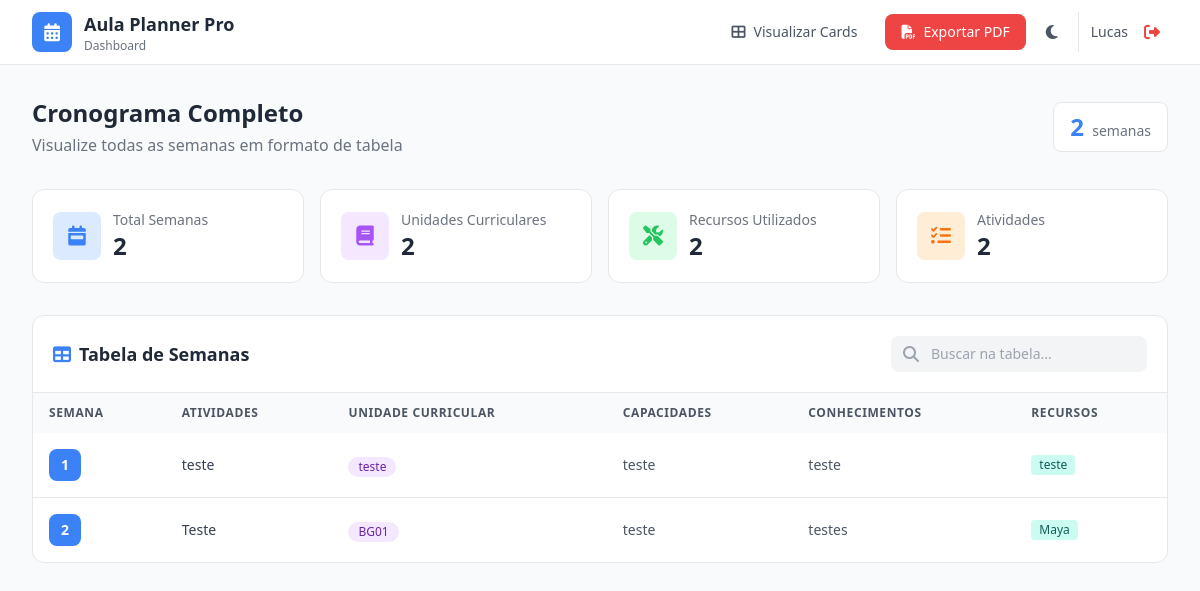
/dashboard (signed in), run on the app's committed database.
### models.py (models this page shows)
class Schedule(db.Model):
    __tablename__ = 'schedules'
    id = db.Column(db.Integer, primary_key=True)
    user_id = db.Column(db.Integer, db.ForeignKey('users.id'), nullable=False)
    semana = db.Column(db.Integer, nullable=False)
    atividades = db.Column(db.Text, default='')
    unidade_curricular = db.Column(db.String(200), default='')
    capacidades = db.Column(db.Text, default='')
    conhecimentos = db.Column(db.Text, default='')
    recursos = db.Column(db.String(500), default='')
    created_at = db.Column(db.DateTime, default=datetime.utcnow)
    def to_dict(self):
        return {
            'id': self.id,
            'semana': self.semana,
            'atividades': self.atividades,
            'unidadeCurricular': self.unidade_curricular,
            'capacidades': self.capacidades,
            'conhecimentos': self.conhecimentos,
            'recursos': self.recursos
        }

### app.py (the view)
@app.route("/dashboard")
@login_required
def dashboard():
    from models import Schedule
    user_id = session['user_id']
    schedules = Schedule.query.filter_by(user_id=user_id).order_by(Schedule.semana).all()
    weeks = [s.to_dict() for s in schedules]
    unidades = set()
    recursos_set = set()
    for s in schedules:
        if s.unidade_curricular:
            unidades.add(s.unidade_curricular)
        if s.recursos:
            for r in s.recursos.split(','):
                recursos_set.add(r.strip())
    return render_template("dashboard.html",
                          user=session,
                          weeks=weeks,
                          unidades=list(unidades),
                          recursos=list(recursos_set))

### app.py (called while the page is built)
def login_required(f):
    @wraps(f)
    def decorated_function(*args, **kwargs):
        if 'user_id' not in session:
            if request.headers.get('X-Requested-With') == 'XMLHttpRequest' or request.path.startswith('/api/'):
                return jsonify({"error": "Nao autorizado"}), 401
            return redirect(url_for('login'))
        return f(*args, **kwargs)
    return decorated_function

@app.after_request
def add_header(response):
    response.headers['Cache-Control'] = 'no-cache, no-store, must-revalidate'
    response.headers['Pragma'] = 'no-cache'
    response.headers['Expires'] = '0'
    return response

### templates/dashboard.html (shortened to what this page needs)
<!DOCTYPE html>
<html lang="pt-BR">
<head>
    <script src="https://cdn.tailwindcss.com"></script>
    <link rel="stylesheet" href="https://cdnjs.cloudflare.com/ajax/libs/font-awesome/6.4.0/css/all.min.css">
</head>
<body class="bg-gray-50 dark:bg-gray-900 min-h-screen transition-colors duration-200">
    <nav class="bg-white dark:bg-gray-800 border-b border-gray-200 dark:border-gray-700 sticky top-0 z-50">
        <div class="max-w-7xl mx-auto px-4 sm:px-6 lg:px-8">
            <div class="flex items-center justify-between h-16">
                <div class="flex items-center gap-4">
                    <div class="flex items-center gap-3">
                        <div class="w-10 h-10 bg-primary-500 rounded-lg flex items-center justify-center">
                            <i class="fas fa-calendar-alt text-white text-lg"></i>
                        </div>
                        <div>
                            <h1 class="text-lg font-bold text-gray-800 dark:text-white">Aula Planner Pro</h1>
                            <p class="text-xs text-gray-500 dark:text-gray-400">Dashboard</p>
                        </div>
                    </div>
                </div>
                <div class="flex items-center gap-3">
                    <a href="/" class="px-4 py-2 text-sm text-gray-600 dark:text-gray-300 hover:bg-gray-100 dark:hover:bg-gray-700 rounded-lg transition-colors flex items-center gap-2">
                        <i class="fas fa-th-large"></i>
                        <span class="hidden sm:inline">Visualizar Cards</span>
                    </a>
                    <a href="/api/export/pdf" class="px-4 py-2 text-sm bg-red-500 hover:bg-red-600 text-white rounded-lg transition-colors flex items-center gap-2">
                        <i class="fas fa-file-pdf"></i>
                        <span class="hidden sm:inline">Exportar PDF</span>
                    </a>
                    <button onclick="toggleTheme()" class="p-2 hover:bg-gray-100 dark:hover:bg-gray-700 rounded-lg">
                        <i class="fas fa-moon text-gray-600 dark:hidden"></i>
                    </button>
                    <div class="flex items-center gap-2 pl-3 border-l border-gray-200 dark:border-gray-700">
                        <span class="text-sm text-gray-600 dark:text-gray-300">{{ user.user_name }}</span>
                        <a href="/logout" class="p-2 text-red-500 hover:bg-red-50 dark:hover:bg-red-900/20 rounded-lg" title="Sair">
                            <i class="fas fa-sign-out-alt"></i>
                        </a>
                    </div>
                </div>
            </div>
        </div>
    </nav>
    <main class="max-w-7xl mx-auto px-4 sm:px-6 lg:px-8 py-8">
        <div class="mb-8">
            <div class="flex flex-col sm:flex-row sm:items-center sm:justify-between gap-4">
                <div>
                    <h2 class="text-2xl font-bold text-gray-800 dark:text-white">Cronograma Completo</h2>
                    <p class="text-gray-500 dark:text-gray-400 mt-1">Visualize todas as semanas em formato de tabela</p>
                </div>
                <div class="flex items-center gap-3">
                    <div class="bg-white dark:bg-gray-800 rounded-lg px-4 py-2 border border-gray-200 dark:border-gray-700">
                        <span class="text-2xl font-bold text-primary-500">{{ weeks|length }}</span>
                        <span class="text-sm text-gray-500 dark:text-gray-400 ml-1">semanas</span>
                    </div>
                </div>
            </div>
        </div>
        <div class="grid grid-cols-1 md:grid-cols-4 gap-4 mb-8">
            <div class="bg-white dark:bg-gray-800 rounded-xl p-5 border border-gray-200 dark:border-gray-700">
                <div class="flex items-center gap-3">
                    <div class="w-12 h-12 bg-blue-100 dark:bg-blue-900/30 rounded-lg flex items-center justify-center">
                        <i class="fas fa-calendar-week text-blue-500 text-xl"></i>
                    </div>
                    <div>
                        <p class="text-sm text-gray-500 dark:text-gray-400">Total Semanas</p>
                        <p class="text-2xl font-bold text-gray-800 dark:text-white">{{ weeks|length }}</p>
                    </div>
                </div>
            </div>
            <div class="bg-white dark:bg-gray-800 rounded-xl p-5 border border-gray-200 dark:border-gray-700">
                <div class="flex items-center gap-3">
                    <div class="w-12 h-12 bg-purple-100 dark:bg-purple-900/30 rounded-lg flex items-center justify-center">
                        <i class="fas fa-book text-purple-500 text-xl"></i>
                    </div>
                    <div>
                        <p class="text-sm text-gray-500 dark:text-gray-400">Unidades Curriculares</p>
                        <p class="text-2xl font-bold text-gray-800 dark:text-white">{{ unidades|length }}</p>
                    </div>
                </div>
            </div>
            <div class="bg-white dark:bg-gray-800 rounded-xl p-5 border border-gray-200 dark:border-gray-700">
                <div class="flex items-center gap-3">
                    <div class="w-12 h-12 bg-green-100 dark:bg-green-900/30 rounded-lg flex items-center justify-center">
                        <i class="fas fa-tools text-green-500 text-xl"></i>
                    </div>
                    <div>
                        <p class="text-sm text-gray-500 dark:text-gray-400">Recursos Utilizados</p>
                        <p class="text-2xl font-bold text-gray-800 dark:text-white">{{ recursos|length }}</p>
                    </div>
                </div>
            </div>
            <div class="bg-white dark:bg-gray-800 rounded-xl p-5 border border-gray-200 dark:border-gray-700">
                <div class="flex items-center gap-3">
                    <div class="w-12 h-12 bg-orange-100 dark:bg-orange-900/30 rounded-lg flex items-center justify-center">
                        <i class="fas fa-tasks text-orange-500 text-xl"></i>
                    </div>
                    <div>
                        <p class="text-sm text-gray-500 dark:text-gray-400">Atividades</p>
                        <p class="text-2xl font-bold text-gray-800 dark:text-white">{{ weeks|length }}</p>
                    </div>
                </div>
            </div>
        </div>
        <div class="bg-white dark:bg-gray-800 rounded-xl border border-gray-200 dark:border-gray-700 overflow-hidden">
            <div class="p-5 border-b border-gray-200 dark:border-gray-700">
                <div class="flex flex-col sm:flex-row sm:items-center sm:justify-between gap-4">
                    <h3 class="text-lg font-semibold text-gray-800 dark:text-white flex items-center gap-2">
                        <i class="fas fa-table text-primary-500"></i>
                        Tabela de Semanas
                    </h3>
                    <div class="relative">
                        <i class="fas fa-search absolute left-3 top-1/2 -translate-y-1/2 text-gray-400"></i>
                        <input type="text" id="searchTable" placeholder="Buscar na tabela..."
                            class="pl-10 pr-4 py-2 text-sm bg-gray-100 dark:bg-gray-700 border-0 rounded-lg focus:ring-2 focus:ring-primary-500 dark:text-white placeholder-gray-400 w-64">
                    </div>
                </div>
            </div>
            <div class="table-container overflow-x-auto">
                <table class="w-full">
                    <thead>
                        <tr class="bg-gray-50 dark:bg-gray-700/50">
                            <th class="px-4 py-3 text-left text-xs font-semibold text-gray-600 dark:text-gray-300 uppercase tracking-wider whitespace-nowrap">Semana</th>
                            <th class="px-4 py-3 text-left text-xs font-semibold text-gray-600 dark:text-gray-300 uppercase tracking-wider">Atividades</th>
                            <th class="px-4 py-3 text-left text-xs font-semibold text-gray-600 dark:text-gray-300 uppercase tracking-wider whitespace-nowrap">Unidade Curricular</th>
                            <th class="px-4 py-3 text-left text-xs font-semibold text-gray-600 dark:text-gray-300 uppercase tracking-wider">Capacidades</th>
                            <th class="px-4 py-3 text-left text-xs font-semibold text-gray-600 dark:text-gray-300 uppercase tracking-wider">Conhecimentos</th>
                            <th class="px-4 py-3 text-left text-xs font-semibold text-gray-600 dark:text-gray-300 uppercase tracking-wider whitespace-nowrap">Recursos</th>
                        </tr>
                    </thead>
                    <tbody class="divide-y divide-gray-200 dark:divide-gray-700">
                        {% for week in weeks %}
                        <tr class="hover:bg-gray-50 dark:hover:bg-gray-700/30 transition-colors">
                            <td class="px-4 py-4 whitespace-nowrap">
                                <div class="flex items-center gap-2">
                                    <div class="w-8 h-8 bg-primary-500 rounded-lg flex items-center justify-center">
                                        <span class="text-sm font-bold text-white">{{ week.semana }}</span>
                                    </div>
                                </div>
                            </td>
                            <td class="px-4 py-4">
                                <p class="text-sm text-gray-700 dark:text-gray-300 max-w-xs">{{ week.atividades }}</p>
                            </td>
                            <td class="px-4 py-4 whitespace-nowrap">
                                <span class="inline-flex items-center px-2.5 py-0.5 rounded-full text-xs font-medium bg-purple-100 text-purple-800 dark:bg-purple-900/30 dark:text-purple-300">
                                    {{ week.unidadeCurricular }}
                                </span>
                            </td>
                            <td class="px-4 py-4">
                                <p class="text-sm text-gray-600 dark:text-gray-400 max-w-xs">{{ week.capacidades }}</p>
                            </td>
                            <td class="px-4 py-4">
                                <p class="text-sm text-gray-600 dark:text-gray-400 max-w-xs">{{ week.conhecimentos }}</p>
                            </td>
                            <td class="px-4 py-4">
                                <div class="flex flex-wrap gap-1 max-w-xs">
                                    {% for recurso in week.recursos.split(',') %}
                                    <span class="inline-flex items-center px-2 py-0.5 rounded text-xs font-medium bg-teal-100 text-teal-800 dark:bg-teal-900/30 dark:text-teal-300">
                                        {{ recurso.strip() }}
                                    </span>
                                    {% endfor %}
                                </div>
                            </td>
                        </tr>
                        {% endfor %}
                    </tbody>
                </table>
            </div>
        </div>
    </main>
</body>
</html>

### data on the page
Schedule: semana "1", atividades "teste", unidadeCurricular "teste", capacidades "teste", conhecimentos "teste", strip "teste"
Schedule: semana "2", atividades "Teste", unidadeCurricular "BG01", capacidades "teste", conhecimentos "testes", strip "Maya"

### other printed values
{{ user.user_name }} "Lucas"
{{ weeks|length }} "2"
{{ unidades|length }} "2"
{{ recursos|length }} "2"
